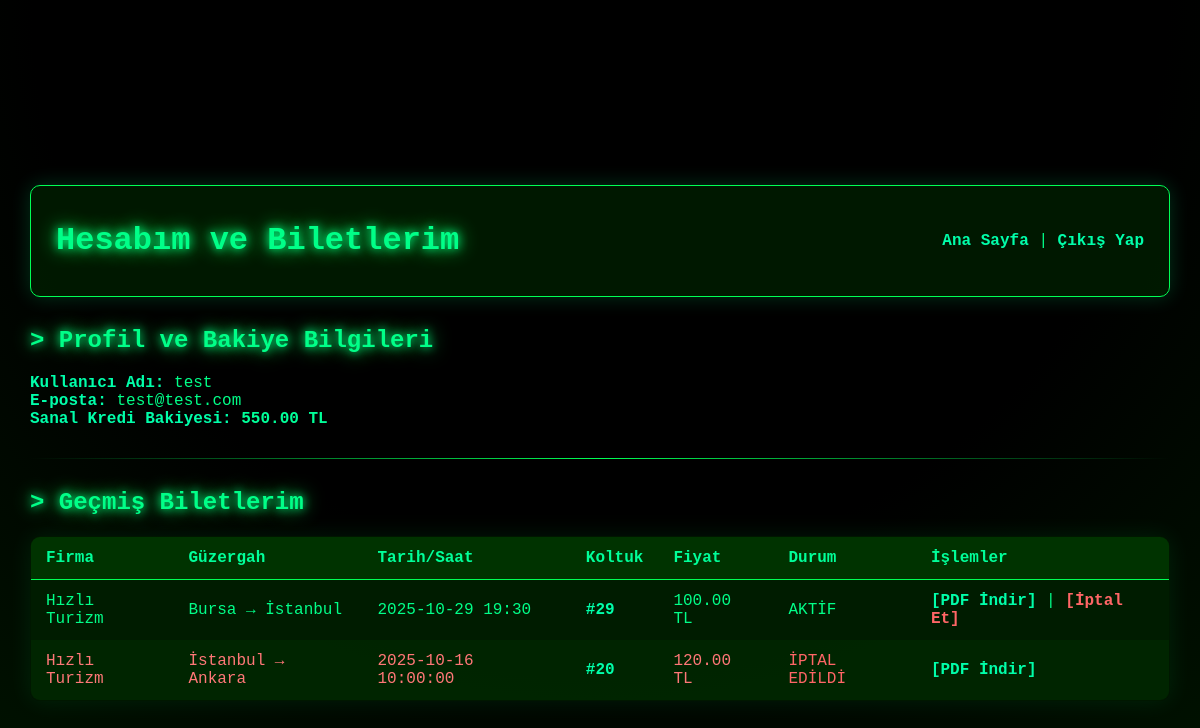
/hesabim.php (signed in), run on the app's committed database.
### tables this page shows
CREATE TABLE users (
    id INTEGER PRIMARY KEY AUTOINCREMENT, -- Benzersiz Kullanıcı ID'si
    username TEXT NOT NULL UNIQUE,       -- Kullanıcı Adı (Benzersiz)
    password TEXT NOT NULL,              -- Şifre (Hashlenmiş olarak saklanmalıdır)
    email TEXT UNIQUE,                   -- E-Posta Adresi (Benzersiz)
    balance REAL DEFAULT 0.0,            -- Kullanıcının Sanal Kredi Bakiyesi
    role TEXT NOT NULL,                  -- Kullanıcı Rolü ('user', 'firma_admin', 'admin')
    firma_id INTEGER,                    -- Firma Admin ise hangi firmaya bağlı olduğu
    created_at DATETIME DEFAULT CURRENT_TIMESTAMP,
    FOREIGN KEY (firma_id) REFERENCES firms(id)
);

CREATE TABLE tickets (
    id INTEGER PRIMARY KEY AUTOINCREMENT, -- Benzersiz Bilet ID'si
    user_id INTEGER NOT NULL,             -- Bileti Satın Alan Kullanıcı
    trip_id INTEGER NOT NULL,             -- Satın Alınan Sefer
    seat_number INTEGER NOT NULL,         -- Koltuk Numarası
    purchase_price REAL NOT NULL,         -- Satın Alma Fiyatı (İndirim uygulanmışsa)
    is_cancelled BOOLEAN DEFAULT 0,       -- İptal Edildi mi? (0: Hayır, 1: Evet)
    cancellation_time DATETIME,           -- İptal Zamanı
    created_at DATETIME DEFAULT CURRENT_TIMESTAMP,
    FOREIGN KEY (user_id) REFERENCES users(id),
    FOREIGN KEY (trip_id) REFERENCES trips(id),
    UNIQUE (trip_id, seat_number) -- Bir seferde aynı koltuk sadece bir kere satılabilir
);

CREATE TABLE firms (
    id INTEGER PRIMARY KEY AUTOINCREMENT, -- Benzersiz Firma ID'si
    name TEXT NOT NULL UNIQUE,            -- Firma Adı
    logo_url TEXT,                        -- Firma Logosu URL'si
    created_at DATETIME DEFAULT CURRENT_TIMESTAMP
);

CREATE TABLE trips (
    id INTEGER PRIMARY KEY AUTOINCREMENT, -- Benzersiz Sefer ID'si
    firma_id INTEGER NOT NULL,            -- Hangi Firmaya Ait Olduğu
    departure_city TEXT NOT NULL,         -- Kalkış Şehri
    arrival_city TEXT NOT NULL,           -- Varış Şehri
    trip_date DATE NOT NULL,              -- Sefer Tarihi
    departure_time TIME NOT NULL,         -- Kalkış Saati
    price REAL NOT NULL,                  -- Bilet Fiyatı
    total_seats INTEGER NOT NULL,         -- Toplam Koltuk Sayısı
    created_at DATETIME DEFAULT CURRENT_TIMESTAMP,
    FOREIGN KEY (firma_id) REFERENCES firms(id)
);

### hesabim.php (the view, shortened to what this page needs)
<?php
$database_file = 'database.sqlite';
$user_id = $_SESSION['user_id'];
try {
    $db = new PDO("sqlite:$database_file");
    $db->setAttribute(PDO::ATTR_ERRMODE, PDO::ERRMODE_EXCEPTION);
    $stmt_user = $db->prepare("SELECT username, email, balance FROM users WHERE id = ?");
    $stmt_user->execute([$user_id]);
    $user_profile = $stmt_user->fetch(PDO::FETCH_ASSOC);
    $sql_tickets = "SELECT
                        t.id as ticket_id, t.seat_number, t.purchase_price, t.is_cancelled,
                        tr.departure_city, tr.arrival_city, tr.trip_date, tr.departure_time, tr.total_seats,
                        f.name as firma_name
                    FROM tickets t
                    JOIN trips tr ON t.trip_id = tr.id
                    JOIN firms f ON tr.firma_id = f.id
                    WHERE t.user_id = ?
                    ORDER BY tr.trip_date DESC, tr.departure_time DESC";
    $stmt_tickets = $db->prepare($sql_tickets);
    $stmt_tickets->execute([$user_id]);
    $my_tickets = $stmt_tickets->fetchAll(PDO::FETCH_ASSOC);
} catch (Exception $e) {
    $error = "Veritabanı hatası: " . $e->getMessage();
}
?>
<!DOCTYPE html>
<html lang="tr">
<head>
</head>
<body>
    <canvas id="matrixRain"></canvas>
    <div class="panel-header">
        <h1>Hesabım ve Biletlerim</h1>
        <div>
            <a href="index.php">Ana Sayfa</a> |
            <a href="logout.php">Çıkış Yap</a>
        </div>
    </div>
    <h2>> Profil ve Bakiye Bilgileri</h2>
    <p>
        <strong>Kullanıcı Adı:</strong> <?php echo htmlspecialchars($user_profile['username'] ?? 'N/A'); ?><br>
        <strong>E-posta:</strong> <?php echo htmlspecialchars($user_profile['email'] ?? 'N/A'); ?><br>
        <strong>Sanal Kredi Bakiyesi:</strong> <strong style="color: #00ff99;"><?php echo number_format($user_profile['balance'] ?? 0, 2); ?> TL</strong>
    </p>
    <hr>
    <h2>> Geçmiş Biletlerim</h2>
    <?php if (empty($my_tickets)): ?>
        <p>Henüz satın alınmış bir biletiniz bulunmamaktadır.</p>
    <?php else: ?>
        <div class="ticket-list">
            <table>
                <thead>
                    <tr>
                        <th>Firma</th>
                        <th>Güzergah</th>
                        <th>Tarih/Saat</th>
                        <th>Koltuk</th>
                        <th>Fiyat</th>
                        <th>Durum</th>
                        <th>İşlemler</th>
                    </tr>
                </thead>
                <tbody>
                    <?php foreach ($my_tickets as $ticket):
                        $is_cancelled = $ticket['is_cancelled'];
                        $departure_datetime_str = $ticket['trip_date'] . ' ' . $ticket['departure_time'];
                        $departure_timestamp = strtotime($departure_datetime_str);
                        $can_cancel = !$is_cancelled && (time() < ($departure_timestamp - (60 * 60)));
                    ?>
                        <tr class="<?php echo $is_cancelled ? 'cancelled' : ''; ?>">
                            <td><?php echo htmlspecialchars($ticket['firma_name']); ?></td>
                            <td><?php echo htmlspecialchars($ticket['departure_city']); ?> → <?php echo htmlspecialchars($ticket['arrival_city']); ?></td>
                            <td><?php echo htmlspecialchars($ticket['trip_date']) . ' ' . htmlspecialchars($ticket['departure_time']); ?></td>
                            <td><strong>#<?php echo htmlspecialchars($ticket['seat_number']); ?></strong></td>
                            <td><?php echo number_format($ticket['purchase_price'], 2); ?> TL</td>
                            <td><?php echo $is_cancelled ? '<span style="color:#ff6666;">İPTAL EDİLDİ</span>' : 'AKTİF'; ?></td>
                            <td>
                                <a href="pdf_bilet_indirme.php?ticket_id=<?php echo $ticket['ticket_id']; ?>">[PDF İndir]</a>
                                <?php if ($can_cancel): ?>
                                    | <a href="hesabim.php?action=cancel&ticket_id=<?php echo $ticket['ticket_id']; ?>"
                                        onclick="return confirm('Bu bileti iptal etmek istediğinizden emin misiniz? Bilet ücreti hesabınıza iade edilecektir.');"
                                        style="color: #ff6666;">[İptal Et]</a>
                                <?php elseif (!$is_cancelled): ?>
                                    | <span style="color: gray;" title="Kalkışa son 1 saatten az kaldı.">İptal Süresi Doldu</span>
                                <?php endif; ?>
                            </td>
                        </tr>
                    <?php endforeach; ?>
                </tbody>
            </table>
        </div>
    <?php endif; ?>
</body>
</html>

### hesabim.php (style rules this page uses)
body { font-family: 'Consolas', 'Courier New', monospace; background: radial-gradient(circle at top, #000000 60%, #001100); color: #00ff88; margin: 0; padding: 30px; overflow-x: hidden; }
h1, h2 { color: #00ff88; text-shadow: 0 0 10px #00ff88, 0 0 20px #00ff55; }
a { color: #00ffaa; text-decoration: none; font-weight: bold; transition: all 0.3s; }
hr { border: none; height: 1px; background: linear-gradient(to right, transparent, #00ff55, transparent); margin: 30px 0; }
table { width: 100%; border-collapse: collapse; background: rgba(0, 25, 0, 0.9); border: 1px solid #00ff55; border-radius: 10px; overflow: hidden; box-shadow: 0 0 25px rgba(0,255,100,0.1); }
th, td { padding: 12px 15px; text-align: left; }
th { background-color: #003300; color: #00ff99; border-bottom: 1px solid #00ff55; }
tr:nth-child(even) { background-color: rgba(0, 40, 0, 0.8); }
tr:nth-child(odd) { background-color: rgba(0, 30, 0, 0.7); }
.cancelled { background-color: rgba(50, 0, 0, 0.7); color: #ff7777; }
strong { color: #00ffaa; }
.ticket-list { margin-top: 20px; }
.panel-header { display: flex; justify-content: space-between; align-items: center; background: rgba(0, 30, 0, 0.8); padding: 15px 25px; border-radius: 10px; border: 1px solid #00ff55; margin-bottom: 30px; box-shadow: 0 0 20px rgba(0, 255, 136, 0.2); animation: glow 2s infinite alternate; }

### data on the page
users: username "test", email "test@test.com", balance "550.00"
tickets: firms.name "Hızlı Turizm", trip.departure_city "Bursa", trip.arrival_city "İstanbul", trip.trip_date "2025-10-29", trip.departure_time "19:30", seat_number "29", purchase_price "100.00", is_cancelled "AKTİF"
tickets: firms.name "Hızlı Turizm", trip.departure_city "İstanbul", trip.arrival_city "Ankara", trip.trip_date "2025-10-16", trip.departure_time "10:00:00", seat_number "20", purchase_price "120.00", is_cancelled "İPTAL EDİLDİ"
